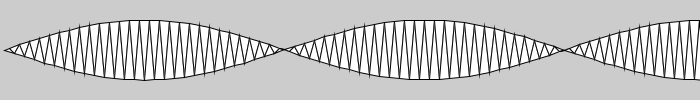
Frame 1 (no input)
Frame 60 (the mouse pressed at the canvas centre just before this capture): identical to frame 1, image omitted
Frame 120 (the mouse held since frame 60 and released just before this capture): identical to frame 1, image omitted

The Processing sketch that drew this single still picture (run headless with seeded random() and noise(); from frame 60 on, the mouse is pressed at the canvas centre):

// Processing sketch: Ex_36
// ── Ex_36.pde
float offset = 50.0; 
float scaleVal = 30.0;
float angleInc = PI/56.0;

void setup() {
  size(700, 100);
}

void draw() {
  background(204);
  float angle = 0.0;
  beginShape(TRIANGLE_STRIP);
  for (int x = 4 ; x <= width+5; x += 5) {
    float y = sin(angle) * scaleVal;
    if ((x % 2) == 0) {  // Every other time through the loop
      vertex(x, offset + y);
    } else {
      vertex(x, offset - y);
    }
    angle += angleInc;
  }
  endShape();
}
